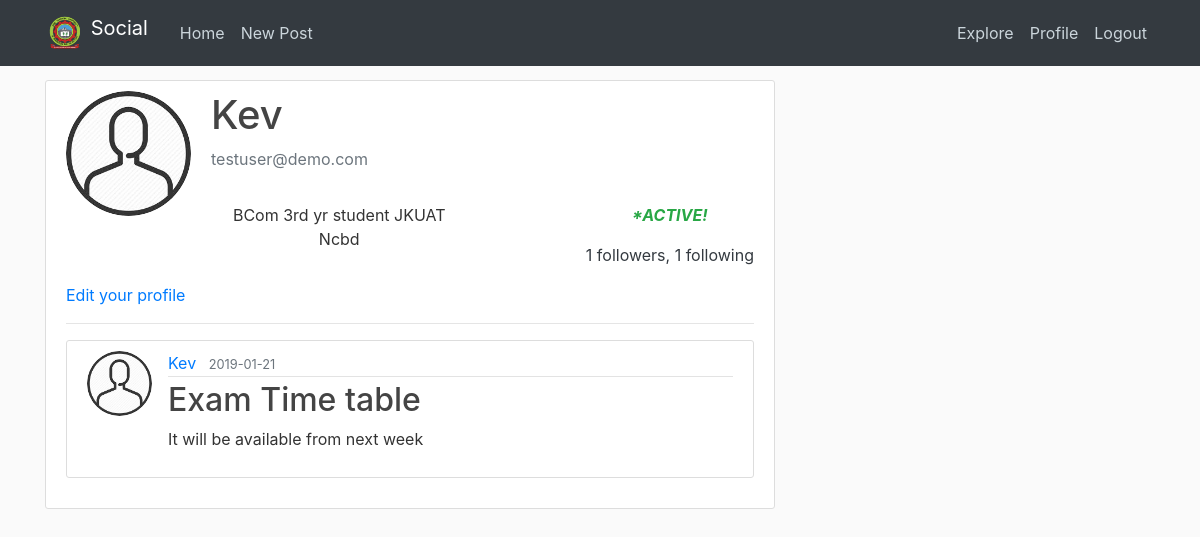
Screenshot of /user/Kev (signed in) with the database file from the repository.
### app/models.py (models this page shows, shortened)
class User(UserMixin, db.Model):
	id = db.Column(db.Integer, primary_key=True)
	username = db.Column(db.String(64), index=True, unique=True)
	email = db.Column(db.String(120), index=True, unique=True)
	password_hash = db.Column(db.String(128))
	image_file = db.Column(db.String(20), nullable=False, default='default.jpg')
	posts = db.relationship('Post', backref='author', lazy='dynamic')
	about_me = db.Column(db.String(140))
	last_seen = db.Column(db.DateTime, default=datetime.now)
	followed = db.relationship(
		'User', secondary=followers,
		primaryjoin=(followers.c.follower_id == id),
		secondaryjoin=(followers.c.followed_id == id),
		backref=db.backref('followers', lazy='dynamic'), lazy='dynamic')
	def my_posts(self):
		own = Post.query.filter_by(user_id=self.id)
		return own.order_by(Post.timestamp.desc())

class Post(db.Model):
	id = db.Column(db.Integer, primary_key=True)
	title = db.Column(db.String(100), nullable=False)
	content = db.Column(db.Text, nullable=False)
	timestamp = db.Column(db.DateTime, index=True, default=datetime.now)
	user_id = db.Column(db.Integer, db.ForeignKey('user.id'))

### app/routes.py (the view)
@app.route('/user/<username>')
@login_required
def user(username):
	page = request.args.get('page', 1, type=int)
	user = User.query.filter_by(username=username).first_or_404()
	posts = current_user.my_posts()
	if user != current_user:
		posts = current_user.other_posts()
	return render_template('user.html', user=user, posts=posts)

### app/models.py (called while the page is built)
@login.user_loader
def load_user(id):
	return User.query.get(int(id))

### app/routes.py (called while the page is built)
@app.before_request
def before_request():
	if current_user.is_authenticated:
		current_user.last_seen = datetime.now()
		db.session.commit()

### app/templates/user.html
{% extends "base.html" %}
{% block content %}
    <div class="content-section">
      <div class="media">
        <img class="rounded-circle account-img" src="{{ url_for('static', filename='images/' + user.image_file) }}">
        <div class="media-body">
          <h2 class="account-heading">{{ user.username }}</h2>
          <p class="text-secondary">{{ user.email }}</p>
          <div class="row">
	      	<div class="col-md-6 text-center">
	      		<span class="float-md-left"><p class="text-secondary">{% if user.about_me %}<p>{{ user.about_me }}</p>{% endif %}</p></span>
	      	</div>
	      	<div class="col-md-6 text-center">
	      		<span class="float-md-right">
	      			<p class="text-secondary">
	      				{% if current_user.is_authenticated and current_user == user %}
						<p class="text-success"><b><i>*ACTIVE!</i></b></p>
						<p class="text-dark">{{ user.followers.count() }} followers, {{ user.followed.count() }} following</p>
						{% elif current_user != user %}
						{% if user.last_seen %}
						<p class="text-secondary">Last seen on: {{ user.last_seen.strftime('%b %d %Y %H:%M') }}</p>
						{% endif %}
						<p class="text-dark">{{ user.followers.count() }} followers, {{ user.followed.count() }} following</p>
						{% endif %}
	      			</p>
	      		</span>
	        </div>
	      </div>
        </div>
      </div>
      	{% if user == current_user %}
			<p><a href="{{ url_for('edit_profile') }}">Edit your profile</a></p>
		{% elif not current_user.is_following(user) %}
			<p><a href="{{ url_for('follow', username=user.username) }}">Follow</a></p>
			{% else %}
			<p><a href="{{ url_for('unfollow', username=user.username) }}">Unfollow</a></p>
		{% endif %}
        <hr>
		{% for post in posts %}
			{% include '_post.html' %}
		{% endfor %}
    </div>
{% endblock content %}

### app/templates/_post.html
<article class="media content-section">
  <img class="rounded-circle article-img" src="{{ url_for('static', filename='images/' + post.author.image_file) }}">
  <div class="media-body">
    <div class="article-metadata">
      <a class="mr-2" href="{{ url_for('user', username=post.author.username) }}">{{ post.author.username }}</a>
      <small class="text-muted">{{ post.timestamp.strftime('%Y-%m-%d') }}</small>
    </div>
    <h2><a class="article-title" href="{{ url_for('post', post_id=post.id) }}">{{ post.title }}</a></h2>
    <p class="article-content">{{ post.content }}</p>
  </div>
</article>

### app/static/main.css (style rules this page uses)
body { background: #fafafa; color: #333333; margin-top: 5rem; }
h1, h2, h3, h4, h5, h6 { color: #444444; }
.content-section { background: #ffffff; padding: 10px 20px; border: 1px solid #dddddd; border-radius: 3px; margin-bottom: 20px; }
.article-title { color: #444444; }
.article-content { white-space: pre-line; }
.article-img { height: 65px; width: 65px; margin-right: 16px; }
.article-metadata { padding-bottom: 1px; margin-bottom: 4px; border-bottom: 1px solid #e3e3e3 }
.account-img { height: 125px; width: 125px; margin-right: 20px; margin-bottom: 16px; }
.account-heading { font-size: 2.5rem; }

### rows the page displays
User: image_file (placeholder picture), username "Kev", email "testuser@demo.com", about_me "BCom 3rd yr student JKUAT Ncbd"
Post: image_file (placeholder picture), author.username "Kev", timestamp "2019-01-21", title "Exam Time table", content "It will be available from next week"

### other values shown
{{ user.followers.count() }} "1"
{{ user.followed.count() }} "1"
